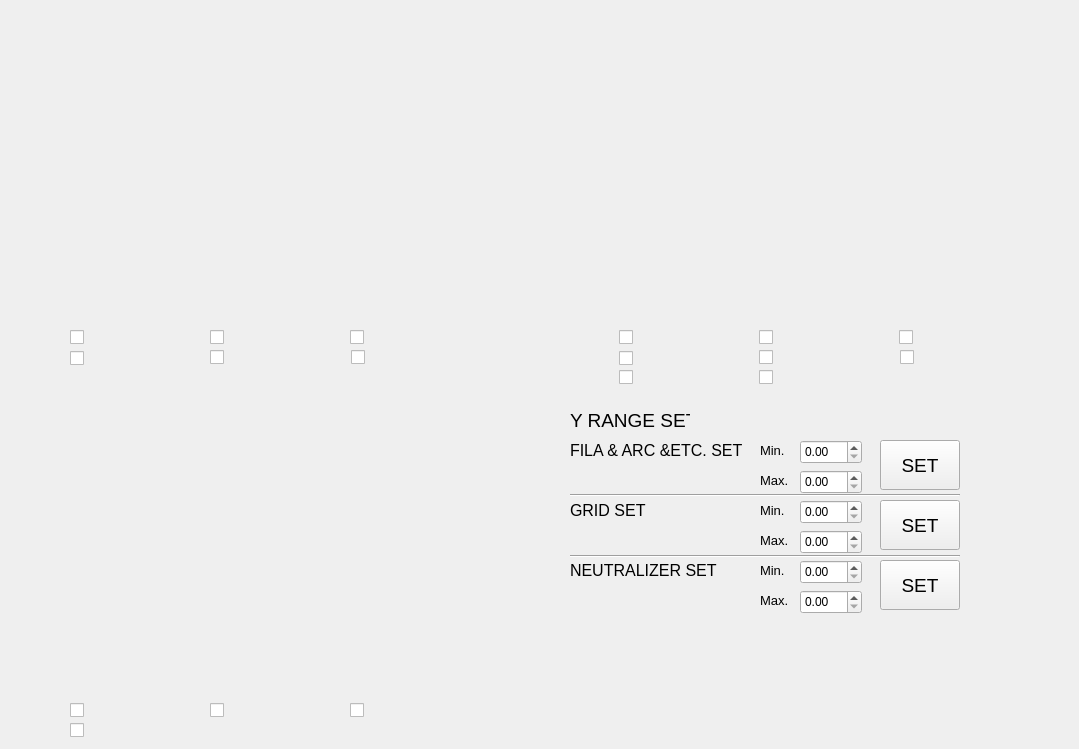
    <widget class="QWidget" name="page">
     <widget class="CAMultiplot" name="caMultiplot">
      <property name="geometry">
       <rect>
        <x>0</x>
        <y>20</y>
        <width>520</width>
        <height>310</height>
       </rect>
      </property>
      <property name="styleSheet">
       <string notr="true"/>
      </property>
      <property name="pvname">
       <string>NB11_WAT_ELD_DT</string>
      </property>
      <property name="pvname1">
       <string>NB11_WAT_FIL1_DT</string>
      </property>
      <property name="pvname2">
       <string>NB11_WAT_FIL2_DT</string>
      </property>
      <property name="pvname3">
       <string>NB11_WAT_ARC1_DT</string>
      </property>
      <property name="pvname4">
       <string>NB11_WAT_ARC2_DT</string>
      </property>
      <property name="pvname5">
       <string>NB11_WAT_SCR_DT</string>
      </property>
      <property name="pvname6">
       <string/>
      </property>
      <property name="pvname7">
       <string/>
      </property>
      <property name="pvname8">
       <string/>
      </property>
      <property name="plotTitle" stdset="0">
       <string>FILA &amp; ARC &amp;ETC.</string>
      </property>
      <property name="xTitle" stdset="0">
       <string>Time (s)</string>
      </property>
      <property name="yTitle" stdset="0">
       <string>Delta T (degC)</string>
      </property>
      <property name="periodicdata" stdset="0">
       <enum>CAMultiplot::OneSec</enum>
      </property>
      <property name="timeLineCount" stdset="0">
       <number>200</number>
      </property>
     </widget>
     <widget class="CAMultiplot" name="caMultiplot_2">
      <property name="geometry">
       <rect>
        <x>550</x>
        <y>20</y>
        <width>520</width>
        <height>310</height>
       </rect>
      </property>
      <property name="pvname">
       <string>NB11_WAT_G11_DT</string>
      </property>
      <property name="pvname1">
       <string>NB11_WAT_G12_DT</string>
      </property>
      <property name="pvname2">
       <string>NB11_WAT_G21_DT</string>
      </property>
      <property name="pvname3">
       <string>NB11_WAT_G22_DT</string>
      </property>
      <property name="pvname4">
       <string>NB11_WAT_G31_DT</string>
      </property>
      <property name="pvname5">
       <string>NB11_WAT_G32_DT</string>
      </property>
      <property name="pvname6">
       <string>NB11_WAT_G41_DT</string>
      </property>
      <property name="pvname7">
       <string>NB11_WAT_G42_DT</string>
      </property>
      <property name="pvname8">
       <string/>
      </property>
      <property name="plotTitle" stdset="0">
       <string>GRID.</string>
      </property>
      <property name="xTitle" stdset="0">
       <string>Time (s)</string>
      </property>
      <property name="yTitle" stdset="0">
       <string>Delta T (degC)</string>
      </property>
      <property name="timeLineCount" stdset="0">
       <number>401</number>
      </property>
     </widget>
     <widget class="CAMultiplot" name="caMultiplot_3">
      <property name="geometry">
       <rect>
        <x>0</x>
        <y>390</y>
        <width>520</width>
        <height>310</height>
       </rect>
      </property>
      <property name="pvname">
       <string>NB11_WAT_N11_DT</string>
      </property>
      <property name="pvname1">
       <string>NB11_WAT_N12_DT</string>
      </property>
      <property name="pvname2">
       <string>NB11_WAT_N21_DT</string>
      </property>
      <property name="pvname3">
       <string>NB11_WAT_N22_DT</string>
      </property>
      <property name="pvname4">
       <string/>
      </property>
      <property name="pvname5">
       <string/>
      </property>
      <property name="pvname6">
       <string/>
      </property>
      <property name="pvname7">
       <string/>
      </property>
      <property name="plotTitle" stdset="0">
       <string>NEUTRALIZER</string>
      </property>
      <property name="xTitle" stdset="0">
       <string>Time (s)</string>
      </property>
      <property name="yTitle" stdset="0">
       <string>Delta T (degC)</string>
      </property>
      <property name="timeLineCount" stdset="0">
       <number>401</number>
      </property>
     </widget>
     <widget class="CAColorCheckBox" name="caColorCheckBox_6">
      <property name="geometry">
       <rect>
        <x>210</x>
        <y>347</y>
        <width>140</width>
        <height>20</height>
       </rect>
      </property>
     </widget>
     <widget class="CAColorCheckBox" name="caColorCheckBox_8">
      <property name="geometry">
       <rect>
        <x>351</x>
        <y>347</y>
        <width>140</width>
        <height>20</height>
       </rect>
      </property>
     </widget>
     <widget class="CAColorCheckBox" name="caColorCheckBox_2">
      <property name="geometry">
       <rect>
        <x>210</x>
        <y>327</y>
        <width>140</width>
        <height>20</height>
       </rect>
      </property>
     </widget>
     <widget class="CAColorCheckBox" name="caColorCheckBox">
      <property name="geometry">
       <rect>
        <x>70</x>
        <y>327</y>
        <width>140</width>
        <height>20</height>
       </rect>
      </property>
     </widget>
     <widget class="CAColorCheckBox" name="caColorCheckBox_3">
      <property name="geometry">
       <rect>
        <x>350</x>
        <y>327</y>
        <width>140</width>
        <height>20</height>
       </rect>
      </property>
     </widget>
     <widget class="CAColorCheckBox" name="caColorCheckBox_4">
      <property name="geometry">
       <rect>
        <x>70</x>
        <y>348</y>
        <width>140</width>
        <height>20</height>
       </rect>
      </property>
     </widget>
     <widget class="CAColorCheckBox" name="caColorCheckBox_16">
      <property name="geometry">
       <rect>
        <x>759</x>
        <y>347</y>
        <width>140</width>
        <height>20</height>
       </rect>
      </property>
     </widget>
     <widget class="CAColorCheckBox" name="caColorCheckBox_10">
      <property name="geometry">
       <rect>
        <x>900</x>
        <y>347</y>
        <width>140</width>
        <height>20</height>
       </rect>
      </property>
     </widget>
     <widget class="CAColorCheckBox" name="caColorCheckBox_9">
      <property name="geometry">
       <rect>
        <x>619</x>
        <y>327</y>
        <width>140</width>
        <height>20</height>
       </rect>
      </property>
     </widget>
     <widget class="CAColorCheckBox" name="caColorCheckBox_12">
      <property name="geometry">
       <rect>
        <x>619</x>
        <y>367</y>
        <width>140</width>
        <height>20</height>
       </rect>
      </property>
     </widget>
     <widget class="CAColorCheckBox" name="caColorCheckBox_14">
      <property name="geometry">
       <rect>
        <x>899</x>
        <y>327</y>
        <width>140</width>
        <height>20</height>
       </rect>
      </property>
     </widget>
     <widget class="CAColorCheckBox" name="caColorCheckBox_11">
      <property name="geometry">
       <rect>
        <x>759</x>
        <y>367</y>
        <width>140</width>
        <height>20</height>
       </rect>
      </property>
     </widget>
     <widget class="CAColorCheckBox" name="caColorCheckBox_13">
      <property name="geometry">
       <rect>
        <x>619</x>
        <y>348</y>
        <width>140</width>
        <height>20</height>
       </rect>
      </property>
     </widget>
     <widget class="CAColorCheckBox" name="caColorCheckBox_15">
      <property name="geometry">
       <rect>
        <x>759</x>
        <y>327</y>
        <width>140</width>
        <height>20</height>
       </rect>
      </property>
     </widget>
     <widget class="CAColorCheckBox" name="caColorCheckBox_23">
      <property name="geometry">
       <rect>
        <x>210</x>
        <y>700</y>
        <width>140</width>
        <height>20</height>
       </rect>
      </property>
     </widget>
     <widget class="CAColorCheckBox" name="caColorCheckBox_17">
      <property name="geometry">
       <rect>
        <x>70</x>
        <y>700</y>
        <width>140</width>
        <height>20</height>
       </rect>
      </property>
     </widget>
     <widget class="QLabel" name="label">
      <property name="geometry">
       <rect>
        <x>570</x>
        <y>440</y>
        <width>180</width>
        <height>20</height>
       </rect>
      </property>
      <property name="font">
       <font>
        <pointsize>12</pointsize>
       </font>
      </property>
      <property name="text">
       <string>FILA &amp; ARC &amp;ETC. SET</string>
      </property>
     </widget>
     <widget class="CAColorCheckBox" name="caColorCheckBox_18">
      <property name="geometry">
       <rect>
        <x>350</x>
        <y>700</y>
        <width>140</width>
        <height>20</height>
       </rect>
      </property>
     </widget>
     <widget class="CAColorCheckBox" name="caColorCheckBox_24">
      <property name="geometry">
       <rect>
        <x>70</x>
        <y>720</y>
        <width>140</width>
        <height>20</height>
       </rect>
      </property>
     </widget>
     <widget class="QLabel" name="label_2">
      <property name="geometry">
       <rect>
        <x>570</x>
        <y>500</y>
        <width>180</width>
        <height>20</height>
       </rect>
      </property>
      <property name="font">
       <font>
        <pointsize>12</pointsize>
       </font>
      </property>
      <property name="text">
       <string>GRID SET</string>
      </property>
     </widget>
     <widget class="QLabel" name="label_3">
      <property name="geometry">
       <rect>
        <x>570</x>
        <y>560</y>
        <width>180</width>
        <height>20</height>
       </rect>
      </property>
      <property name="font">
       <font>
        <pointsize>12</pointsize>
       </font>
      </property>
      <property name="text">
       <string>NEUTRALIZER SET</string>
      </property>
     </widget>
     <widget class="QDoubleSpinBox" name="doubleSpinBox">
      <property name="geometry">
       <rect>
        <x>800</x>
        <y>440</y>
        <width>62</width>
        <height>24</height>
       </rect>
      </property>
     </widget>
     <widget class="QDoubleSpinBox" name="doubleSpinBox_2">
      <property name="geometry">
       <rect>
        <x>800</x>
        <y>470</y>
        <width>62</width>
        <height>24</height>
       </rect>
      </property>
     </widget>
     <widget class="QLabel" name="label_4">
      <property name="geometry">
       <rect>
        <x>760</x>
        <y>440</y>
        <width>40</width>
        <height>20</height>
       </rect>
      </property>
      <property name="font">
       <font>
        <pointsize>10</pointsize>
       </font>
      </property>
      <property name="text">
       <string>Min.</string>
      </property>
     </widget>
     <widget class="QLabel" name="label_5">
      <property name="geometry">
       <rect>
        <x>760</x>
        <y>470</y>
        <width>40</width>
        <height>20</height>
       </rect>
      </property>
      <property name="font">
       <font>
        <pointsize>10</pointsize>
       </font>
      </property>
      <property name="text">
       <string>Max.</string>
      </property>
     </widget>
     <widget class="QPushButton" name="pushButton_4">
      <property name="geometry">
       <rect>
        <x>880</x>
        <y>440</y>
        <width>80</width>
        <height>50</height>
       </rect>
      </property>
      <property name="font">
       <font>
        <pointsize>14</pointsize>
       </font>
      </property>
      <property name="text">
       <string>SET</string>
      </property>
     </widget>
     <widget class="QPushButton" name="pushButton_5">
      <property name="geometry">
       <rect>
        <x>880</x>
        <y>500</y>
        <width>80</width>
        <height>50</height>
       </rect>
      </property>
      <property name="font">
       <font>
        <pointsize>14</pointsize>
       </font>
      </property>
      <property name="text">
       <string>SET</string>
      </property>
     </widget>
     <widget class="QLabel" name="label_6">
      <property name="geometry">
       <rect>
        <x>760</x>
        <y>530</y>
        <width>40</width>
        <height>20</height>
       </rect>
      </property>
      <property name="font">
       <font>
        <pointsize>10</pointsize>
       </font>
      </property>
      <property name="text">
       <string>Max.</string>
      </property>
     </widget>
     <widget class="QDoubleSpinBox" name="doubleSpinBox_3">
      <property name="geometry">
       <rect>
        <x>800</x>
        <y>530</y>
        <width>62</width>
        <height>24</height>
       </rect>
      </property>
     </widget>
     <widget class="QLabel" name="label_7">
      <property name="geometry">
       <rect>
        <x>760</x>
        <y>500</y>
        <width>40</width>
        <height>20</height>
       </rect>
      </property>
      <property name="font">
       <font>
        <pointsize>10</pointsize>
       </font>
      </property>
      <property name="text">
       <string>Min.</string>
      </property>
     </widget>
     <widget class="QDoubleSpinBox" name="doubleSpinBox_4">
      <property name="geometry">
       <rect>
        <x>800</x>
        <y>500</y>
        <width>62</width>
        <height>24</height>
       </rect>
      </property>
     </widget>
     <widget class="QLabel" name="label_8">
      <property name="geometry">
       <rect>
        <x>760</x>
        <y>590</y>
        <width>40</width>
        <height>20</height>
       </rect>
      </property>
      <property name="font">
       <font>
        <pointsize>10</pointsize>
       </font>
      </property>
      <property name="text">
       <string>Max.</string>
      </property>
     </widget>
     <widget class="QDoubleSpinBox" name="doubleSpinBox_5">
      <property name="geometry">
       <rect>
        <x>800</x>
        <y>560</y>
        <width>62</width>
        <height>24</height>
       </rect>
      </property>
     </widget>
     <widget class="QPushButton" name="pushButton_6">
      <property name="geometry">
       <rect>
        <x>880</x>
        <y>560</y>
        <width>80</width>
        <height>50</height>
       </rect>
      </property>
      <property name="font">
       <font>
        <pointsize>14</pointsize>
       </font>
      </property>
      <property name="text">
       <string>SET</string>
      </property>
     </widget>
     <widget class="QLabel" name="label_9">
      <property name="geometry">
       <rect>
        <x>760</x>
        <y>560</y>
        <width>40</width>
        <height>20</height>
       </rect>
      </property>
      <property name="font">
       <font>
        <pointsize>10</pointsize>
       </font>
      </property>
      <property name="text">
       <string>Min.</string>
      </property>
     </widget>
     <widget class="QDoubleSpinBox" name="doubleSpinBox_6">
      <property name="geometry">
       <rect>
        <x>800</x>
        <y>590</y>
        <width>62</width>
        <height>24</height>
       </rect>
      </property>
     </widget>
     <widget class="Line" name="line">
      <property name="geometry">
       <rect>
        <x>570</x>
        <y>494</y>
        <width>390</width>
        <height>3</height>
       </rect>
      </property>
      <property name="orientation">
       <enum>Qt::Horizontal</enum>
      </property>
     </widget>
     <widget class="Line" name="line_3">
      <property name="geometry">
       <rect>
        <x>570</x>
        <y>555</y>
        <width>390</width>
        <height>3</height>
       </rect>
      </property>
      <property name="orientation">
       <enum>Qt::Horizontal</enum>
      </property>
     </widget>
     <widget class="QLabel" name="label_30">
      <property name="geometry">
       <rect>
        <x>570</x>
        <y>410</y>
        <width>120</width>
        <height>20</height>
       </rect>
      </property>
      <property name="font">
       <font>
        <pointsize>14</pointsize>
       </font>
      </property>
      <property name="text">
       <string>Y RANGE SET</string>
      </property>
     </widget>
    </widget>
